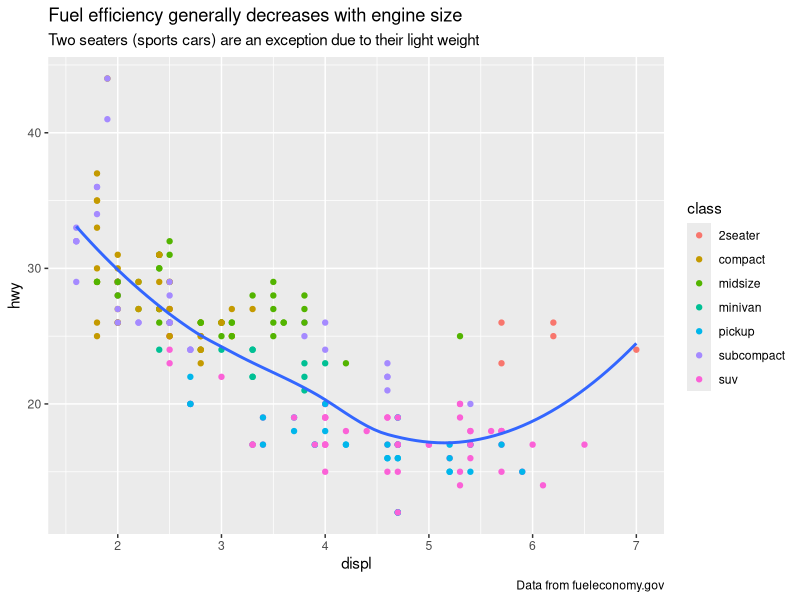
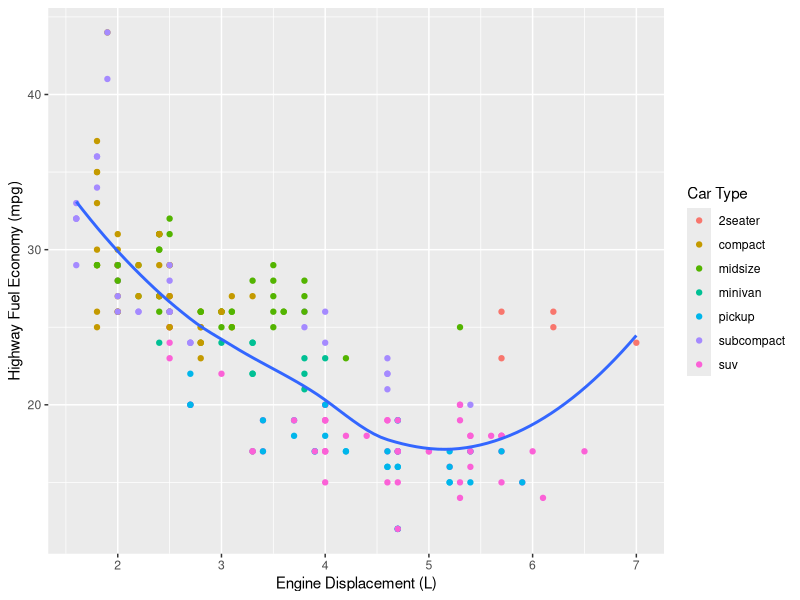
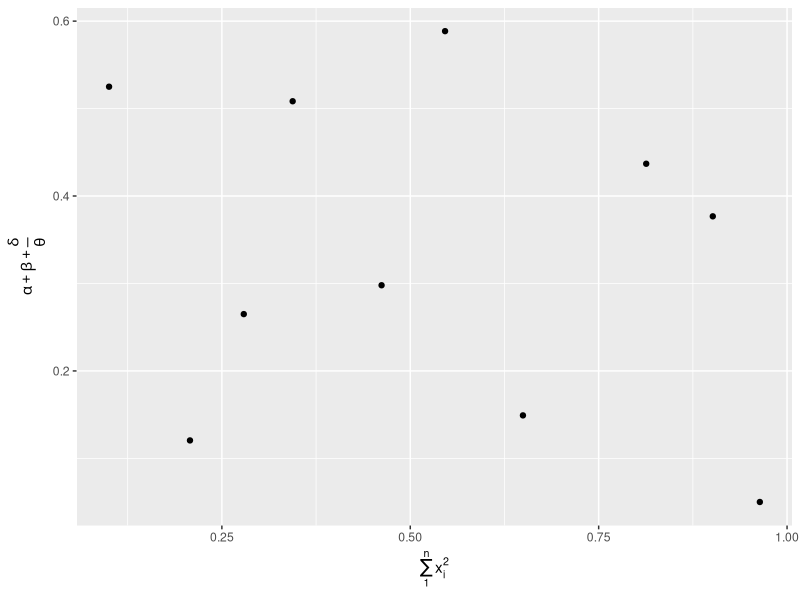
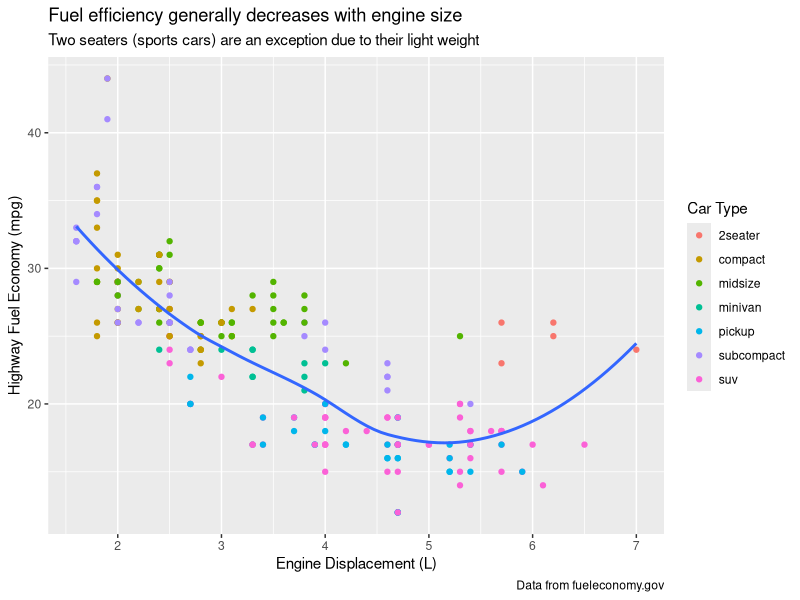
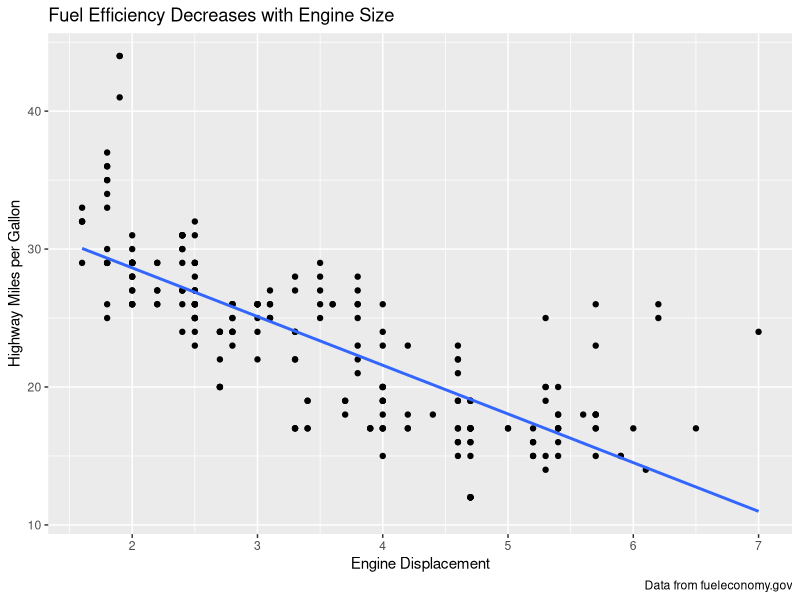
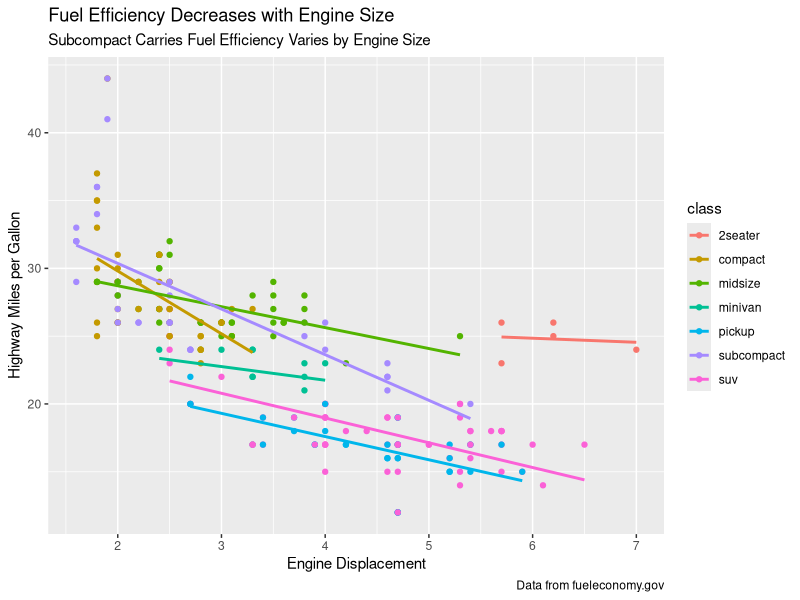

Here is the R script that generated these plots, in order: (Note: this script raises an error after producing the figures.)
# Chapter 28 - Graphics for Communication

library(tidyverse)

## 28.2 - Label

ggplot(mpg, aes(displ, hwy)) +
  geom_point(aes(color = class)) +
  geom_smooth(se = F) +
  labs(title = "Fuel efficiency generally decreases with engine size",
       subtitle = "Two seaters (sports cars) are an exception due to their light weight",
       caption = "Data from fueleconomy.gov")

ggplot(mpg, aes(displ, hwy)) +
  geom_point(aes(color = class)) +
  geom_smooth(se = F) +
  labs(x = "Engine Displacement (L)",
       y = "Highway Fuel Economy (mpg)",
       color = "Car Type")

df <- tibble(
  x = runif(10),
  y = runif(10)
)

ggplot(df, aes(x, y)) +
  geom_point() +
  labs(
    x = quote(sum(x[i] ^ 2, i = 1, n)),
    y = quote(alpha + beta + frac(delta, theta))
  )

### 28.2.1 - Exercises

#### 1.

ggplot(mpg, aes(displ, hwy)) +
  geom_point(aes(color = class)) +
  geom_smooth(se = F) +
  labs(title = "Fuel efficiency generally decreases with engine size",
       subtitle = "Two seaters (sports cars) are an exception due to their light weight",
       caption = "Data from fueleconomy.gov",
       x = "Engine Displacement (L)",
       y = "Highway Fuel Economy (mpg)",
       color = "Car Type")

#### 2.

ggplot(mpg, aes(displ, hwy)) +
  geom_point() +
  geom_smooth(method = "lm", se = F) +
  labs(
    title = "Fuel Efficiency Decreases with Engine Size",
    caption = "Data from fueleconomy.gov",
    y = "Highway Miles per Gallon",
    x = "Engine Displacement"
  )
  
ggplot(mpg, aes(displ, hwy, color = class)) +
  geom_point() +
  geom_smooth(method = "lm", se = F) +
  labs(
    title = "Fuel Efficiency Decreases with Engine Size",
    subtitle = "Subcompact Carries Fuel Efficiency Varies by Engine Size",
    caption = "Data from fueleconomy.gov",
    y = "Highway Miles per Gallon",
    x = "Engine Displacement"
  )

mod <- lm(hwy ~ class, data = mpg)
mpg %>%
  add_residuals(mod) %>%
  ggplot(aes(x = displ, y = resid)) +
  geom_jitter() +
  geom_smooth(method = "lm", se = F) +
  labs(
    title = "Engine size has little effect on fuel efficiency",
    subtitle = "After accounting for car class",
    caption = "Data from fueleconomy.gov",
    y = "Highway MPG Relative to Class Average",
    x = "Engine Displacement"
  )

#### 3.

steps <- tibble(
  date = as.Date(x=seq.Date(as.Date("2019-08-09"), as.Date("2019-08-18"), "days")),
  fitbit = c(6476, 6853, 6181, 6607, 11023, 8115, 11992, 7162, 3505, 3619),
  misfit = c(4868, 6226, 5922, 5598, 9200, 6844, 11322, 5844, 3380, 2806),
  apple_watch = c(3820, 5350, 4019, 5042, 10060, 6059, 12229, 6296, 1980, 2292),
  spire = c(3594, 4773, 3154, NA, 6389, 2497, 8370, 3922, NA, 976),
  lumo_lift = c(4202, 4710, 3139, 3322, 6911, 3823, 8789, 4527, NA, 866)
)

steps2 <- steps %>%
  gather('fitbit', 'misfit', 'apple_watch', 'spire', 'lumo_lift', key = 'source', value = 'steps_per_day') %>%
  group_by(date) %>%
  mutate(mean = mean(steps_per_day, na.rm = T)) %>%
  mutate(variance = (steps_per_day - mean))

steps3 <- steps2 %>%
  group_by(source) %>%
  summarize(mean_variance = mean(variance, na.rm = T))

# Add mean and standard deviation columns to the table.

# Create line plots of the data
ggplot(data  = steps2) +
  geom_line(mapping = aes(x = date, y = steps_per_day, color = source)) +
  labs(
    title = "Fitness trackers do not count steps equally",
    subtitle = "There is a relative agreement, though",
    color = "Fitness Tracker",
    x = "Date",
    y = "Steps Per Day"
  )

## 28.3 - Annotations

